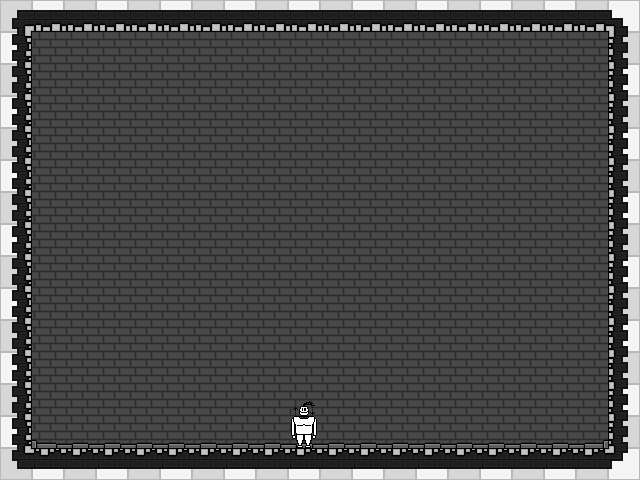

Tiled map render using the project's own tile images. Description and the whole map definition, tile-layer contents included, below:
An orthogonal 20x15 tile map with 32x32 px tiles, 2 tile layers (Walls, PlayerPlaceholder), 2 tilesets, 1 image layer.

<map version="1.9" tiledversion="1.9.2" orientation="orthogonal" renderorder="left-up" width="20" height="15" tilewidth="32" tileheight="32" infinite="0" nextlayerid="5" nextobjectid="1">
 <editorsettings>
  <export target="../Floors/floor_boss.tmj" format="json" />
 </editorsettings>
 <tileset firstgid="1" name="prototype_tileset" tilewidth="32" tileheight="32" tilecount="128" columns="16">
  <image source="../prototype_tileset.png" width="512" height="256" />
 </tileset>
 <tileset firstgid="129" name="playerSketch" tilewidth="32" tileheight="32" tilecount="16" columns="8">
  <image source="../../../Documentation/Recherches/playerSketch.png" width="256" height="64" />
 </tileset>
 <imagelayer id="2" name="PrototypeBackground" locked="1">
  <image source="../../Sprites/Environment/Prototype/prototype_background_full.png" width="640" height="480" />
 </imagelayer>
 <layer id="3" name="Walls" width="20" height="15">
  <data encoding="csv">
52,53,53,53,53,53,53,53,53,53,53,53,53,53,53,53,53,53,53,54,
68,49,50,50,50,50,50,50,50,50,50,50,50,50,50,50,50,50,51,70,
68,49,49,49,49,49,49,49,49,49,49,49,49,49,49,49,49,50,51,70,
68,49,50,50,50,50,50,50,50,50,50,49,49,49,49,49,49,50,51,70,
68,49,50,50,49,49,49,49,49,49,49,49,50,50,49,49,50,50,51,70,
68,49,50,50,49,49,49,49,49,49,50,50,50,50,49,50,50,50,51,70,
68,49,50,50,49,50,50,50,50,50,50,50,50,49,49,50,50,50,51,70,
68,49,50,50,49,50,50,50,50,50,50,50,50,49,49,50,50,50,51,70,
68,49,50,50,49,50,50,50,50,50,49,49,49,49,49,49,50,50,51,70,
68,49,50,50,49,50,50,49,49,49,49,49,49,49,50,49,50,50,51,70,
68,49,50,49,49,49,49,49,49,49,49,50,50,49,49,49,49,50,51,70,
68,49,50,49,49,49,50,50,50,50,50,50,50,50,50,50,49,49,51,70,
68,49,50,50,50,50,50,50,50,50,50,50,50,50,50,50,50,50,51,70,
68,65,66,66,66,66,66,66,66,66,66,66,66,66,66,66,66,66,67,70,
84,85,85,85,85,85,85,85,85,85,85,85,85,85,85,85,85,85,85,86
</data>
 </layer>
 <layer id="4" name="PlayerPlaceholder" width="20" height="15">
  <data encoding="csv">
0,0,0,0,0,0,0,0,0,0,0,0,0,0,0,0,0,0,0,0,
0,0,0,0,0,0,0,0,0,0,0,0,0,0,0,0,0,0,0,0,
0,0,0,0,0,0,0,0,0,0,0,0,0,0,0,0,0,0,0,0,
0,0,0,0,0,0,0,0,0,0,0,0,0,0,0,0,0,0,0,0,
0,0,0,0,0,0,0,0,0,0,0,0,0,0,0,0,0,0,0,0,
0,0,0,0,0,0,0,0,0,0,0,0,0,0,0,0,0,0,0,0,
0,0,0,0,0,0,0,0,0,0,0,0,0,0,0,0,0,0,0,0,
0,0,0,0,0,0,0,0,0,0,0,0,0,0,0,0,0,0,0,0,
0,0,0,0,0,0,0,0,0,0,0,0,0,0,0,0,0,0,0,0,
0,0,0,0,0,0,0,0,0,0,0,0,0,0,0,0,0,0,0,0,
0,0,0,0,0,0,0,0,0,0,0,0,0,0,0,0,0,0,0,0,
0,0,0,0,0,0,0,0,0,0,0,0,0,0,0,0,0,0,0,0,
0,0,0,0,0,0,0,0,0,129,0,0,0,0,0,0,0,0,0,0,
0,0,0,0,0,0,0,0,0,137,0,0,0,0,0,0,0,0,0,0,
0,0,0,0,0,0,0,0,0,0,0,0,0,0,0,0,0,0,0,0
</data>
 </layer>
</map>
